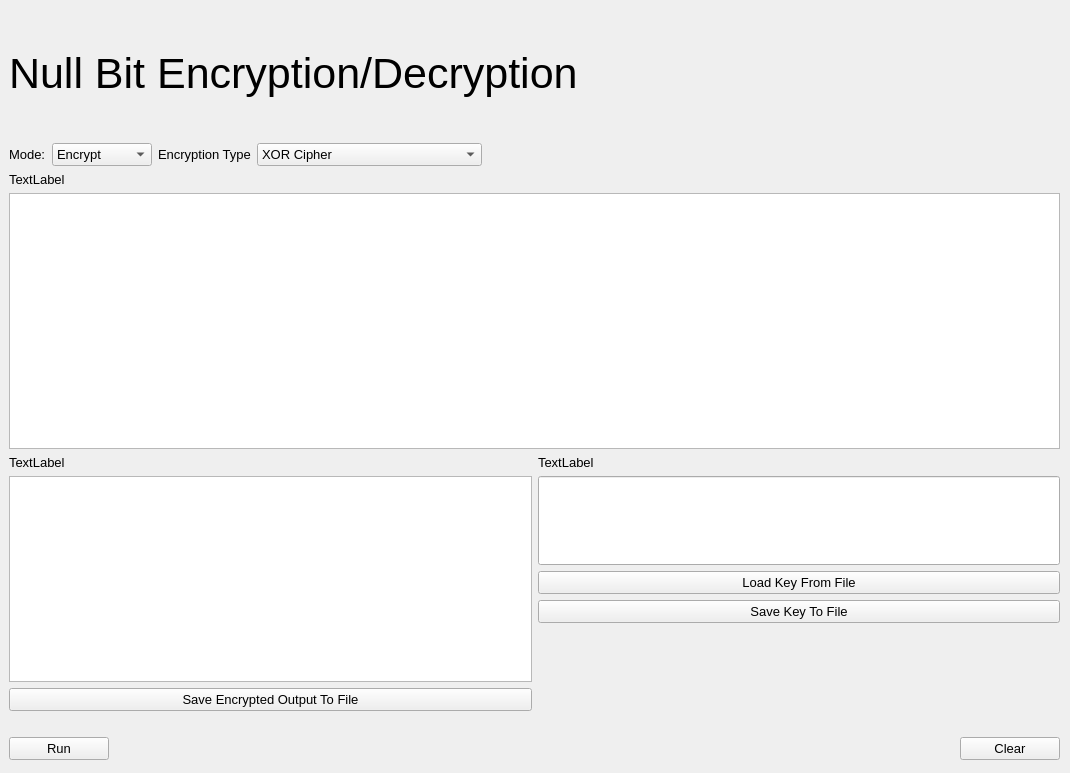
<?xml version="1.0" encoding="UTF-8"?>
<ui version="4.0">
 <class>MainWindow</class>
 <widget class="QMainWindow" name="MainWindow">
  <property name="geometry">
   <rect>
    <x>0</x>
    <y>0</y>
    <width>1070</width>
    <height>773</height>
   </rect>
  </property>
  <property name="font">
   <font>
    <pointsize>10</pointsize>
   </font>
  </property>
  <property name="windowTitle">
   <string>Null Bit</string>
  </property>
  <widget class="QWidget" name="centralwidget">
   <widget class="QWidget" name="verticalLayoutWidget">
    <property name="geometry">
     <rect>
      <x>-1</x>
      <y>-1</y>
      <width>1071</width>
      <height>771</height>
     </rect>
    </property>
    <layout class="QVBoxLayout" name="verticalLayout">
     <property name="leftMargin">
      <number>10</number>
     </property>
     <property name="topMargin">
      <number>10</number>
     </property>
     <property name="rightMargin">
      <number>10</number>
     </property>
     <property name="bottomMargin">
      <number>10</number>
     </property>
     <item>
      <widget class="QLabel" name="label">
       <property name="minimumSize">
        <size>
         <width>0</width>
         <height>128</height>
        </size>
       </property>
       <property name="font">
        <font>
         <pointsize>32</pointsize>
        </font>
       </property>
       <property name="text">
        <string>Null Bit Encryption/Decryption</string>
       </property>
      </widget>
     </item>
     <item>
      <layout class="QHBoxLayout" name="horizontalLayout">
       <item>
        <widget class="QLabel" name="label_2">
         <property name="text">
          <string>Mode:</string>
         </property>
        </widget>
       </item>
       <item>
        <widget class="QComboBox" name="Mode_Selection">
         <property name="minimumSize">
          <size>
           <width>100</width>
           <height>0</height>
          </size>
         </property>
         <item>
          <property name="text">
           <string>Encrypt</string>
          </property>
         </item>
         <item>
          <property name="text">
           <string>Decrypt</string>
          </property>
         </item>
        </widget>
       </item>
       <item>
        <widget class="QLabel" name="label_3">
         <property name="text">
          <string>Encryption Type</string>
         </property>
        </widget>
       </item>
       <item>
        <widget class="QComboBox" name="Type_Selection">
         <property name="minimumSize">
          <size>
           <width>225</width>
           <height>0</height>
          </size>
         </property>
         <item>
          <property name="text">
           <string>XOR Cipher</string>
          </property>
         </item>
         <item>
          <property name="text">
           <string>Columnar Transposition Cipher</string>
          </property>
         </item>
         <item>
          <property name="text">
           <string>Vigenere Cipher</string>
          </property>
         </item>
         <item>
          <property name="text">
           <string>Caesar Cipher</string>
          </property>
         </item>
         <item>
          <property name="text">
           <string>Pig Latin</string>
          </property>
         </item>
        </widget>
       </item>
       <item>
        <spacer name="horizontalSpacer">
         <property name="orientation">
          <enum>Qt::Horizontal</enum>
         </property>
         <property name="sizeHint" stdset="0">
          <size>
           <width>40</width>
           <height>20</height>
          </size>
         </property>
        </spacer>
       </item>
      </layout>
     </item>
     <item>
      <widget class="QLabel" name="Title1">
       <property name="text">
        <string>TextLabel</string>
       </property>
      </widget>
     </item>
     <item>
      <widget class="QPlainTextEdit" name="Input_Box"/>
     </item>
     <item>
      <layout class="QHBoxLayout" name="horizontalLayout_2">
       <property name="topMargin">
        <number>0</number>
       </property>
       <item>
        <layout class="QVBoxLayout" name="verticalLayout_2">
         <property name="topMargin">
          <number>0</number>
         </property>
         <item>
          <widget class="QLabel" name="Title2">
           <property name="text">
            <string>TextLabel</string>
           </property>
          </widget>
         </item>
         <item>
          <widget class="QPlainTextEdit" name="plainTextEdit">
           <property name="readOnly">
            <bool>true</bool>
           </property>
          </widget>
         </item>
         <item>
          <widget class="QPushButton" name="pushButton_3">
           <property name="text">
            <string>Save Encrypted Output To File</string>
           </property>
          </widget>
         </item>
        </layout>
       </item>
       <item>
        <layout class="QVBoxLayout" name="verticalLayout_3">
         <item>
          <widget class="QLabel" name="Key_Label">
           <property name="text">
            <string>TextLabel</string>
           </property>
          </widget>
         </item>
         <item>
          <widget class="QLineEdit" name="Key_Box">
           <property name="sizePolicy">
            <sizepolicy hsizetype="Expanding" vsizetype="Expanding">
             <horstretch>0</horstretch>
             <verstretch>0</verstretch>
            </sizepolicy>
           </property>
           <property name="alignment">
            <set>Qt::AlignLeading|Qt::AlignLeft|Qt::AlignTop</set>
           </property>
          </widget>
         </item>
         <item>
          <widget class="QPushButton" name="Load_Key_Button">
           <property name="text">
            <string>Load Key From File</string>
           </property>
          </widget>
         </item>
         <item>
          <widget class="QPushButton" name="Save_Key_Button">
           <property name="text">
            <string>Save Key To File</string>
           </property>
          </widget>
         </item>
         <item>
          <spacer name="verticalSpacer">
           <property name="orientation">
            <enum>Qt::Vertical</enum>
           </property>
           <property name="sizeHint" stdset="0">
            <size>
             <width>20</width>
             <height>40</height>
            </size>
           </property>
          </spacer>
         </item>
        </layout>
       </item>
      </layout>
     </item>
     <item>
      <spacer name="horizontalSpacer_2">
       <property name="orientation">
        <enum>Qt::Horizontal</enum>
       </property>
       <property name="sizeHint" stdset="0">
        <size>
         <width>40</width>
         <height>20</height>
        </size>
       </property>
      </spacer>
     </item>
     <item>
      <layout class="QHBoxLayout" name="horizontalLayout_3">
       <property name="topMargin">
        <number>0</number>
       </property>
       <item>
        <widget class="QPushButton" name="Execute">
         <property name="minimumSize">
          <size>
           <width>100</width>
           <height>20</height>
          </size>
         </property>
         <property name="text">
          <string>Run</string>
         </property>
        </widget>
       </item>
       <item>
        <spacer name="horizontalSpacer_3">
         <property name="orientation">
          <enum>Qt::Horizontal</enum>
         </property>
         <property name="sizeHint" stdset="0">
          <size>
           <width>40</width>
           <height>20</height>
          </size>
         </property>
        </spacer>
       </item>
       <item>
        <widget class="QPushButton" name="Clear_Button">
         <property name="minimumSize">
          <size>
           <width>100</width>
           <height>20</height>
          </size>
         </property>
         <property name="text">
          <string>Clear</string>
         </property>
        </widget>
       </item>
      </layout>
     </item>
    </layout>
   </widget>
  </widget>
 </widget>
 <resources/>
 <connections/>
</ui>
